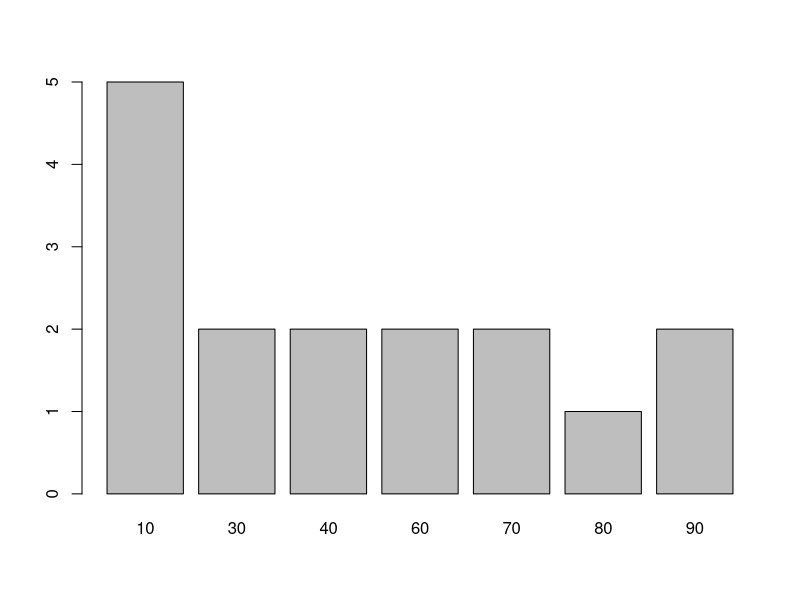
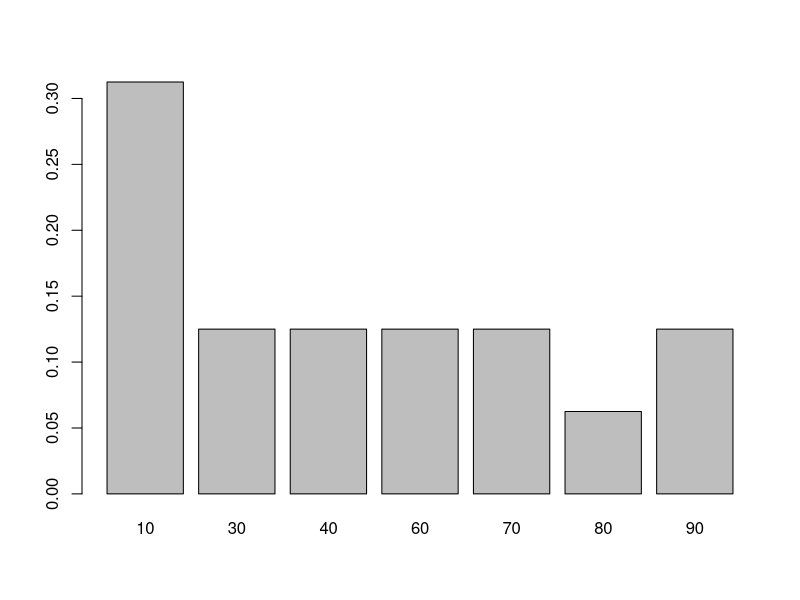
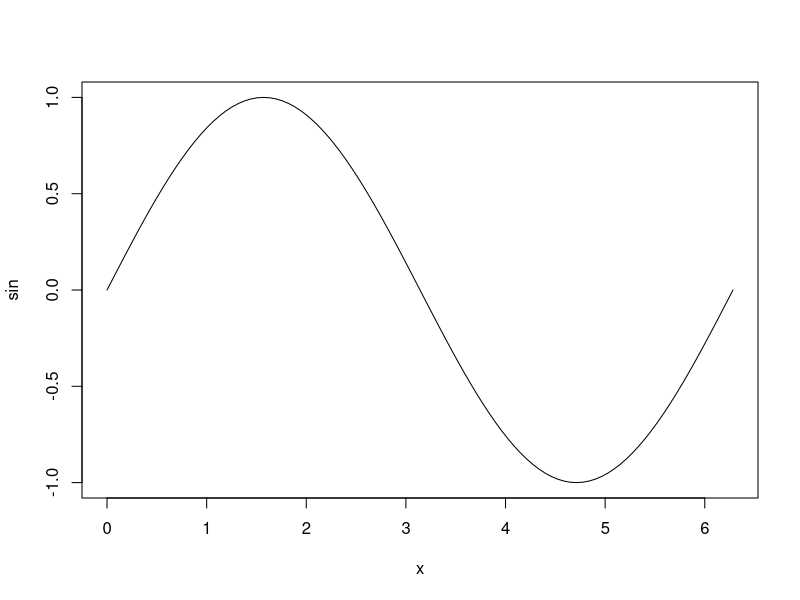
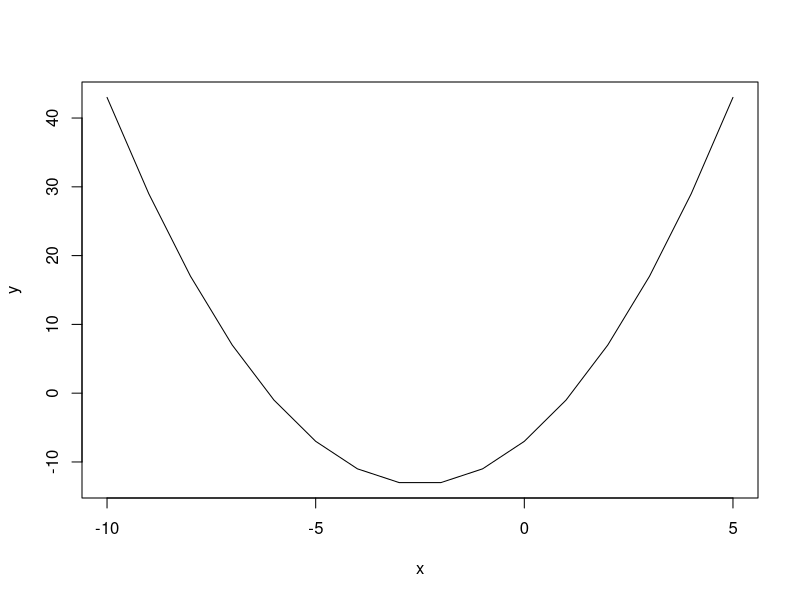

R code for these plots, in order:


#----------------------DATA-------------------------------#
#jenis data
#a. Numeric
mode(2.4)
#b. character
mode ("A")
mode ("Ayah")
#c. Logical
mode (TRUE)
#d. fungcition
mode (sqrt)

#---------------------FUNGSI--------------------------------#
#Mendefinisikan Fungsi-
#nama=function(input bisa lebih dari satu)
#{perintah fungsi diapit kurung kurawal}
kuadrat=function(x)
{
print(x*x)
}
kuadrat(4)

#Beberapa fungsi yang terdefinisi di R
A=c(100,70,80,55,80,70,80)
length(A)
#a. untuk mensorting data
sort(A)
#b. pengurangan dua bilangan sebelumnya
diff(A)
#c. menjumlahkan semua fungsi
sum(A)
#d. untuk menampilkan akar pangkat 2
sqrt(81)
#e. menampilkan angka terbesar dan terkecil
max(A)
min(A)
#f. exponensial dari angka
exp(1)
#g. untuk menampilkan pi
pi
#h. untuk mengatur dan memeriksa berbagai opsi
options (digital=10)
pi
#i. untuk mengurutkan data
seq(from=1,to=10)
seq(from=2,by=0.5,length.out=4)
seq(from=1,by=0.5,to=10)

#j. Fungsi Table
A=c(10,10,30,10,30,10,10,40,40,70,90,70,80,60,60,90)
table(A)
table(A)/length(A)
hasil=c("ya","tidak","ya","ya","ya","ya","tidak","ya","tidak","ya")
table(hasil)
table(hasil)/length(hasil)

#k. Fungsi Factor
A=c("ikan","udang","ikan","udang","udang","ikan","udang","ikan","udang")
factor(A)
A=c("SD","SMP","SMA","SMP","SMA","SMP","SMA","SD","SMP","SD","SMP","SMA")
factor(A)

#l. Fungsi barplot
A=c(10,10,30,10,30,10,10,40,40,70,90,70,80,60,60,90)
barplot(table(A))
barplot(table(A)/length(A))

#m. Fungsi plot
plot(sin, 0, 2*pi)

x=-10:5
y=x^2+5*x-7
plot(x,y,type="l")
